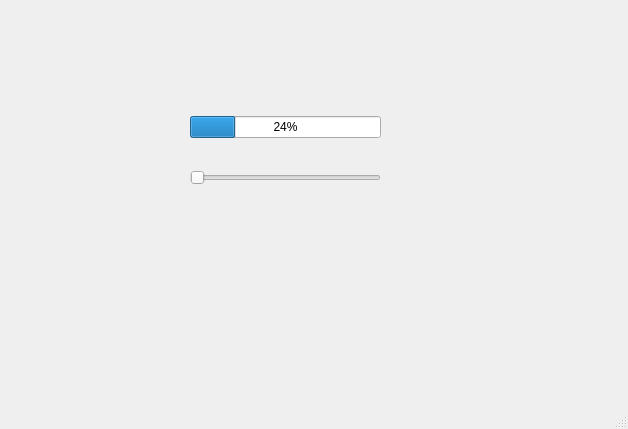
<?xml version="1.0" encoding="UTF-8"?>
<ui version="4.0">
 <class>MainWindow</class>
 <widget class="QMainWindow" name="MainWindow">
  <property name="geometry">
   <rect>
    <x>0</x>
    <y>0</y>
    <width>628</width>
    <height>429</height>
   </rect>
  </property>
  <property name="windowTitle">
   <string>MainWindow</string>
  </property>
  <widget class="QWidget" name="centralwidget">
   <widget class="QWidget" name="">
    <property name="geometry">
     <rect>
      <x>190</x>
      <y>90</y>
      <width>191</width>
      <height>121</height>
     </rect>
    </property>
    <layout class="QVBoxLayout" name="verticalLayout">
     <item>
      <widget class="QProgressBar" name="progressBar">
       <property name="value">
        <number>24</number>
       </property>
      </widget>
     </item>
     <item>
      <widget class="QSlider" name="horizontalSlider">
       <property name="orientation">
        <enum>Qt::Horizontal</enum>
       </property>
      </widget>
     </item>
    </layout>
   </widget>
  </widget>
  <widget class="QMenuBar" name="menubar">
   <property name="geometry">
    <rect>
     <x>0</x>
     <y>0</y>
     <width>628</width>
     <height>26</height>
    </rect>
   </property>
  </widget>
  <widget class="QStatusBar" name="statusbar"/>
 </widget>
 <resources/>
 <connections/>
</ui>
